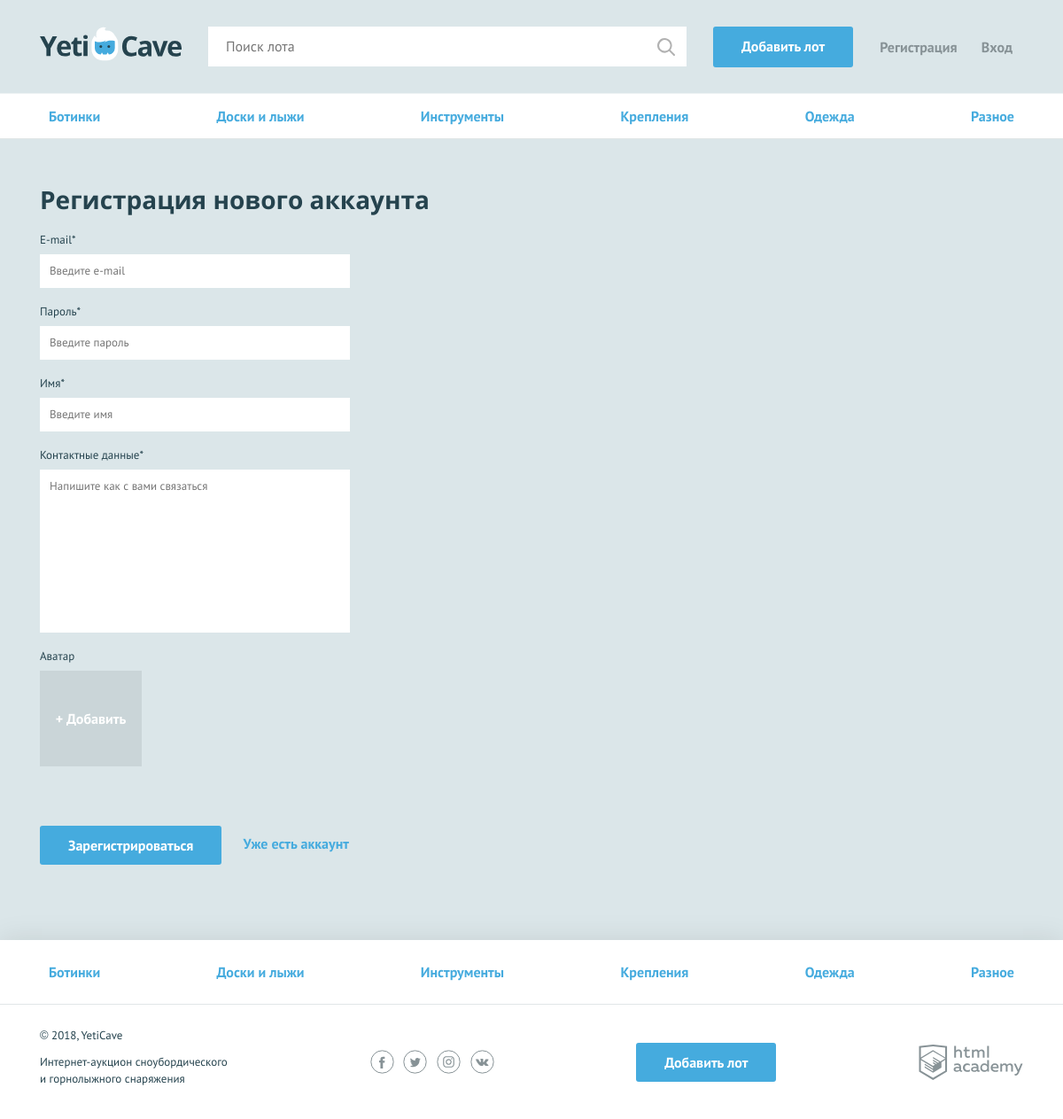
/sign-up.php, run on the app's committed database.
### tables this page shows
CREATE TABLE categories (
    id INT AUTO_INCREMENT PRIMARY KEY,
    alias CHAR (128),
    title CHAR (128)
  );

### functions/functions.php (called while the page is built, shortened)
<?php
function include_template($name, $data) {
  $name = 'templates/' . $name;
  extract($data);
  require_once $name;
  return ob_get_clean();
}
function get_array_in_base($link, $query) {
  $result = mysqli_query($link, $query) or die(mysqli_error($link));
  return mysqli_fetch_all($result, MYSQLI_ASSOC);
}

### data.php (called while the page is built, shortened)
<?php
if (!empty($_SESSION['user'])) {
	$is_auth = 1;
  $user_bets = [];
	$user_name = $_SESSION['user']['name_user'];
	$user_avatar = $_SESSION['user']['avatar'];
  $user_id = $_SESSION['user']['id'];
} else {
	$is_auth = 0;
}

### templates/sign-up.php (the view, shortened to what this page needs)
<main>
  <nav class="nav">
    <ul class="nav__list container">
      <?php foreach($categories as $category_name): ?>
      <li class="nav__item">
        <a href="category.php?alias=<?= $category_name['alias']?>"><?= $category_name['title']; ?></a>
      </li>
    <?php endforeach; ?>
    </ul>
  </nav>
  <form class="form container <?= $classname = !empty($errors) ? "form--invalid" : "";  ?>" enctype="multipart/form-data" action="sign-up.php" method="post">
   <?php $classname = !empty($errors['email']) ? "form__item--invalid" : "";  ?>
    <h2>Регистрация нового аккаунта</h2>
    <div class="form__item <?=$classname;?>">
      <label for="email">E-mail*</label>
      <input id="email" type="text" name="email" value="<?php if(!empty($_REQUEST['email'])){ echo $_REQUEST['email']; } ?>" placeholder="Введите e-mail" >
    </div>
    <?php $classname = !empty($errors['password']) ? "form__item--invalid" : "";  ?>
    <div class="form__item <?=$classname;?>">
      <label for="password">Пароль*</label>
      <input id="password" type="text" name="password" value="<?php if(!empty($_REQUEST['password'])){ echo $_REQUEST['password']; } ?>" placeholder="Введите пароль" >
    </div>
    <?php $classname = !empty($errors['name_user']) ? "form__item--invalid" : "";  ?>
    <div class="form__item <?=$classname;?>">
      <label for="name">Имя*</label>
      <input id="name" type="text" name="name_user" value="<?php if(!empty($_REQUEST['name_user'])){ echo $_REQUEST['name_user']; } ?>" placeholder="Введите имя" >
    </div>
    <?php $classname = !empty($errors['contact_details']) ? "form__item--invalid" : "";  ?>
    <div class="form__item <?=$classname;?>">
      <label for="message">Контактные данные*</label>
      <textarea id="message" name="contact_details" placeholder="Напишите как с вами связаться"><?php if(!empty($_REQUEST['contact_details'])){ echo $_REQUEST['contact_details']; } ?></textarea>
    </div>
    <div class="form__item form__item--file form__item--last <?=$classname;?>">
      <label>Аватар</label>
      <div class="form__input-file">
        <label for="photo2">
          <span>+ Добавить</span>
        </label>
      </div>
    </div>
    <button type="submit" class="button">Зарегистрироваться</button>
    <a class="text-link" href="#">Уже есть аккаунт</a>
  </form>
</main>

### templates/layout.php (shortened to what this page needs)
<!DOCTYPE html>
<html lang="ru">
<head>
  <link href="css/normalize.min.css" rel="stylesheet">
  <link href="css/style.css" rel="stylesheet">
</head>
<body>
<div class="page-wrapper">
  <header class="main-header">
    <div class="main-header__container container">
      <a class="main-header__logo" href="index.php">
        <img src="img/logo.svg" width="160" height="39" alt="Логотип компании YetiCave">
      </a>
      <form class="main-header__search" method="get" action="https://echo.htmlacademy.ru">
        <input type="search" name="search" placeholder="Поиск лота">
        <input class="main-header__search-btn" type="submit" name="find" value="Найти">
      </form>
      <a class="main-header__add-lot button" href="add.php">Добавить лот</a>
      <nav class="user-menu">
        <?php if ($is_auth): ?>
          <div class="user-menu__image">
            <img src="img/<?=  !empty($user_avatar) ? $user_avatar : 'user.jpg' ?>" width="40" height="40" alt="Пользователь">
          </div>
          <div class="user-menu__logged">
            <p><?= $user_name; ?></p>
             <a href="logout.php">Выход</a>
          </div>
        <?php else: ?>
          <ul class="user-menu__list">
            <li class="user-menu__item">
              <a href="sign-up.php">Регистрация</a>
            </li>
            <li class="user-menu__item">
              <a href="login.php">Вход</a>
            </li>
          </ul>
        <?php endif; ?>
      </nav>
    </div>
  </header>
  <?= $content; ?>
</div>
<footer class="main-footer">
	<nav class="nav">
		<ul class="nav__list container">
			<?php foreach($categories as $category_name):?>
				<li class="nav__item">
					<a href="category.php?alias=<?= $category_name['alias']?>"><?=  $category_name['title']; ?></a>
				</li>
			<?php endforeach; ?>
		</ul>
	</nav>
	<div class="main-footer__bottom container">
		<div class="main-footer__copyright">
			<p>© 2018, YetiCave</p>
			<p>Интернет-аукцион сноубордического и горнолыжного снаряжения</p>
		</div>
		<div class="main-footer__social social">
			<a class="social__link social__link--facebook" href="#">
			</a>
			<a class="social__link social__link--twitter" href="#">
			</a>
			<a class="social__link social__link--instagram" href="#">
			</a>
			<a class="social__link social__link--vkontakte" href="#">
			</a>
		</div>
		<a class="main-footer__add-lot button" href="add.php">Добавить лот</a>
		<div class="main-footer__developed-by">
			<a class="logo-academy" href="https://htmlacademy.ru/intensive/php">
			</a>
		</div>
	</div>
</footer>
</body>
</html>

### css/style.css (style rules this page uses)
html, body { height: 100%; }
.page-wrapper { display: flex; flex-direction: column; min-height: 100%; margin-bottom: -202px; }
.page-wrapper::after { content: ""; display: block; }
.page-wrapper::after { height: 85px; }
main { margin-bottom: 202px; }
body { min-width: 1140px; background-color: #dbe6e9; font-family: "PT Sans", sans-serif; font-weight: 400; font-size: 16px; line-height: 26px; color: #25434e; }
a { text-decoration: none; }
h2 { margin: 0; font-family: "Open Sans", sans-serif; font-size: 28px; line-height: 35px; font-weight: 700; }
.text-link { font-weight: 700; color: #45abde; }
.container { width: 1110px; margin: 0 auto; padding: 0 15px; }
.button { display: block; padding: 9px 32px; background-color: #45abde; color: #ffffff; text-align: center; font-weight: 700; border: none; border-radius: 3px; }
.main-header { padding: 30px 0 29px; border-bottom: 1px solid rgba(255, 255, 255, 0.5); }
.main-header__container { display: -webkit-flex; display: -ms-flexbox; display: flex; -webkit-justify-content: flex-start; -ms-flex-pack: start; justify-content: flex-start; }
.main-header__logo { display: block; margin-right: 30px; }
.main-header__search { position: relative; width: 540px; margin-right: 30px; }
.main-header__search input[type="search"] { width: 100%; padding: 8px 19px 9px 19px; border: 1px solid #ffffff; }
.main-header__search-btn { content: ""; position: absolute; top: 3px; right: 3px; width: 20px; height: 20px; padding: 20px; background: url("../img/search.svg") center no-repeat; opacity: 0.3; border: 0; font-size: 0; }
.main-header__add-lot { max-width: 160px; margin-right: 30px; }
.user-menu__list { display: -webkit-flex; display: -ms-flexbox; display: flex; -webkit-justify-content: space-between; -ms-flex-pack: justify; justify-content: space-between; -webkit-flex-wrap: wrap; -ms-flex-wrap: wrap; flex-wrap: wrap; width: 150px; margin: 0; margin-top: 10px; padding: 0; list-style: none; }
.user-menu__item a { color: #879296; font-weight: 700; }
.user-menu { display: -webkit-flex; display: -ms-flexbox; display: flex; }
.main-footer { background-color: #ffffff; box-shadow: 0 0 30px 0 rgba(0, 0, 0, 0.1); }
.main-footer__bottom { display: -webkit-flex; display: -ms-flexbox; display: flex; -webkit-justify-content: space-between; -ms-flex-pack: justify; justify-content: space-between; -webkit-align-items: center; -ms-flex-align: center; align-items: center; padding: 25px 0; }
.main-footer__copyright { max-width: 212px; }
.main-footer__copyright p { margin: 0; margin-bottom: 11px; font-size: 13px; line-height: 19px; }
.main-footer__social { width: 140px; }
.social { display: -webkit-flex; display: -ms-flexbox; display: flex; -webkit-justify-content: space-between; -ms-flex-pack: justify; justify-content: space-between; -webkit-flex-wrap: wrap; -ms-flex-wrap: wrap; flex-wrap: wrap; }
.social__link { width: 27px; height: 27px; }
.logo-academy { display: block; width: 118px; height: 40px; }
.nav { background-color: #ffffff; border-bottom: 1px solid #e1e6e7; }
.nav__list { display: -webkit-flex; display: -ms-flexbox; display: flex; -webkit-justify-content: space-between; -ms-flex-pack: justify; justify-content: space-between; -webkit-flex-wrap: wrap; -ms-flex-wrap: wrap; flex-wrap: wrap; list-style: none; }
.nav__item a { position: relative; display: block; padding: 12px 10px; font-weight: 700; color: #45abde; }
.nav__item a::before { content: ""; display: none; position: absolute; bottom: 0; width: calc(100% - 20px); height: 3px; background-color: #e2e5e6; }
.main-footer .nav__item a { padding: 23px 10px; }
.form { padding-top: 51px; }
.form h2 { padding-bottom: 15px; }
.form__item { width: 350px; margin: 0; margin-bottom: 14px; font-size: 13px; }
.form__item label { display: block; margin-bottom: 3px; }
.form__item input, .form__item textarea { display: block; width: 100%; padding: 5px 10px; border: 1px solid #ffffff; box-sizing: border-box; }
.form__item textarea { min-height: 184px; resize: none; }
.form__item--last { margin-bottom: 65px; }
.form .button { display: inline-block; vertical-align: middle; margin-right: 20px; }
.form__input-file { position: relative; width: 115px; height: 110px; }
.form__item--file label span { display: block; background-color: #cad5d8; color: #ffffff; font-size: 16px; text-align: center; font-weight: 700; padding: 40px 0; box-sizing: border-box; border: 1px solid #cad5d8; cursor: pointer; }

### data on the page
categories: title "Ботинки"
categories: title "Доски и лыжи"
categories: title "Инструменты"
categories: title "Крепления"
categories: title "Одежда"
categories: title "Разное"
